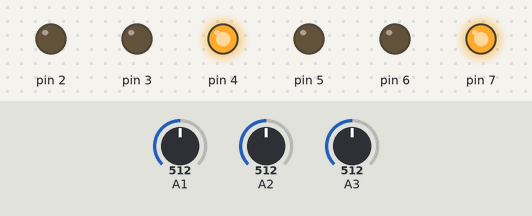
This sketch was run on a simulated Arduino Uno, built with avr-gcc and run on an emulated ATmega328P. On the bench: output pins drawn as LEDs (lit = HIGH). Inputs (shaded band) come from the test bench; at power-on: A1 = 512, A2 = 512, A3 = 512. What the sketch prints to the serial monitor is not drawn.

Above: at 0.8 s.
0.9 s: A1 set to 24
2.4 s: A1 set to 19
At 3.1 s:
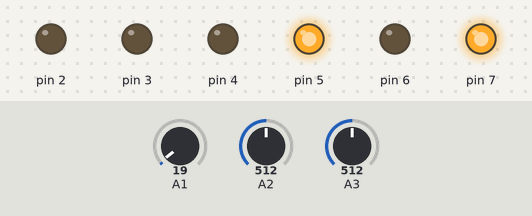
3.9 s: A1 set to 122
At 4.2 s:
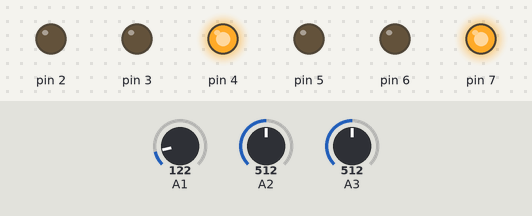
5.4 s: A2 set to 25
6.9 s: A2 set to 19
At 7.7 s:
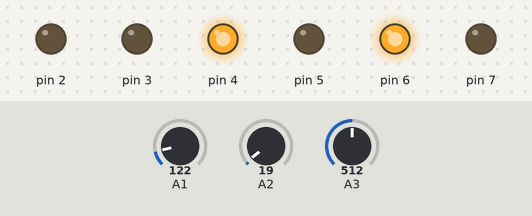
8.4 s: A2 set to 122
At 8.9 s:
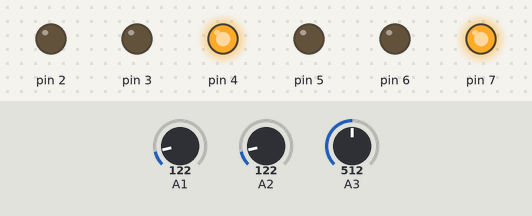
Timing chart, 0 to 10.9 s (numbered marks = the images above; inputs shaded):
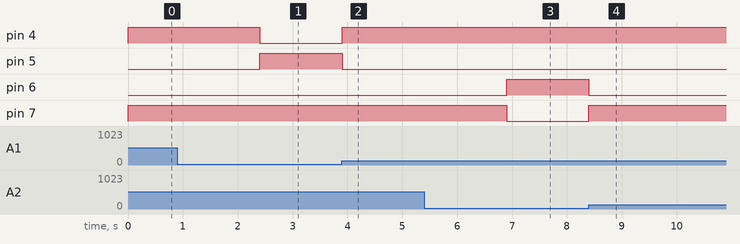

The sketch:

3ir.ino
```cpp
//left motor d6 pos d7 neg
//right motor positive d4 neg d5
//l threshold of left
//r threshold of right
//c threshold of centre
//less then threshold white
//ir 1 threshold 50
//ir 2 threshold 50222
//ir 3 threshold 50
int main(void)

{

int leftv = 22;
 DDRD=0xFF;

  Serial.begin(2000000);

  while(true)

  {

    ADMUX=0x41;

    ADCSRA=0xC7;

    while(ADCSRA&0x40){}

    int left=ADCW;


    ADMUX=0x42;

    ADCSRA=0xC7;

    while(ADCSRA&0x40){}

    int right=ADCW;
      Serial.println(right);


    ADMUX=0x43;

    ADCSRA=0xC7;

    while(ADCSRA&0x40){}

    int centre=ADCW;

    if(centre>22&&left<22&&right<22)

    {
      Serial.println("Forward");
      PORTD=0x90;

    }
     else if(left>22&&right>22&&centre>22)


    {

      Serial.println("Forward1");

      PORTD=0x90;  //Serial.println(centre);

    }
//
//    else if(left<22&&right<22&&centre<22)
//
//    {
//
//      Serial.println("Backward");
//
//      PORTD=0x60;
//      _delay_ms(100);
//      PORTD=0xA0;
//
//      Serial.println(centre);
//    }

   else if(left<22&&right>22&&centre>22)

    {

      Serial.println(centre);
      Serial.println("Right");
      PORTD=0xA0;

    }
      else if(left<22&&right>22&&centre<22)

    {
    Serial.println("Right");

      PORTD=0xA0;

     Serial.println(centre);
    }

    else if(left>22&&right<22&&centre>22)

    {


      Serial.println("Left");  Serial.println(centre);

      PORTD=0x50;

    }
    else if(left>22&&right<22&&centre<22)

    {


      Serial.println("Left");  Serial.println(centre);

      PORTD=0x50;

    }
    else
    {
      Serial.println("Forward");

      Serial.println(centre);


      PORTD=0x90;

    }

 }

}
```

Measured:
- the behaviour switches between 22 and 21 on A1 (found by bisection; images 0 and 1)
- the behaviour switches between 22 and 21 on A2 (found by bisection; images 2 and 3)
- after the input at 2.4 s, pin 4: HIGH → LOW at once; pin 5: LOW → HIGH at once
- after the input at 3.9 s, pin 4: LOW → HIGH at once; pin 5: HIGH → LOW at once
- after the input at 6.9 s, pin 6: LOW → HIGH at once; pin 7: HIGH → LOW at once
- after the input at 8.4 s, pin 6: HIGH → LOW at once; pin 7: LOW → HIGH at once
